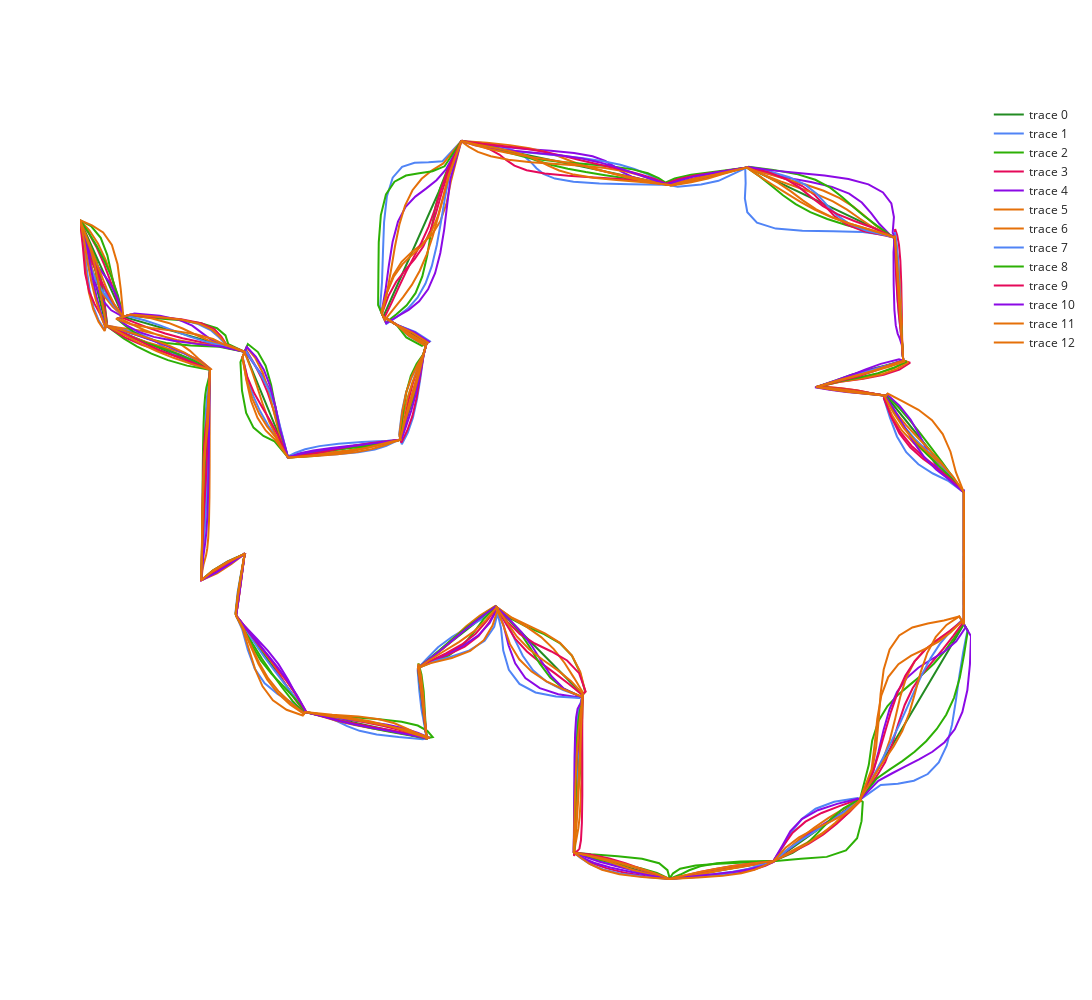

The cell this chart's notebook holds for it:
### Code cell
# Visualise any time slice
fig = go.Figure(data = go.Scatter(
    x = x,
    y = y,
    mode = "lines",
    marker = dict(
        color = 'forestgreen',
        size = 10),
    ))

for s in range(sampled_outlines.shape[0]):
    fig.add_trace(
        go.Scatter(
        x = sampled_outlines[s, 0, :],
        y = sampled_outlines[s, 1, :],
        mode = "lines",
        line = dict(
            color = selected_colors[s],
            width = 2,
            shape = "spline",
            smoothing = 0.0),
        )
    )

fig.update_layout(
    autosize = False,
    width = 1200,
    height = 1000)

# margin
# fig.update_yaxes(range = [y.min() - 1e5, y.max() + 1e5])
# fig.update_xaxes(range = [x.min() - 1e5, x.max() + 1e5])

# remove grid and axis
fig.update_layout(template = "simple_white")
fig.update_xaxes(visible = False)
fig.update_yaxes(visible = False)

fig.show()

### Figure 1 — Plotly figure (JSON) as saved in the notebook; plotly's stock layout.template omitted (floating-point values rounded to 4 significant figures; data arrays with more than 128 entries replaced by an {"elided": "..."} marker saying what was removed)
{"data": [{"marker": {"color": "forestgreen", "size": 10}, "mode": "lines", "type": "scatter", "x": [-2500000, -2250000, -1550000, -1300000, -650000, -500000, -750000, -300000, 900000, 1350000, 2200000, 2250000, 1750000, 2150000, 2600000, 2600000, 2000000, 1500000, 900000, 350000, 400000, -100000, -550000, -500000, -1200000, -1600000, -1550000, -1800000, -1750000, -2350000, -2500000], "y": [1650000, 1100000, 900000, 300000, 400000, 950000, 1100000, 2100000, 1850000, 1950000, 1550000, 850000, 700000, 650000, 100000, -650000, -1650000, -2000000, -2100000, -1950000, -1050000, -550000, -900000, -1300000, -1150000, -600000, -250000, -400000, 800000, 1050000, 1650000]}, {"line": {"color": "#5084F6", "shape": "spline", "smoothing": 0, "width": 2}, "mode": "lines", "type": "scatter", "x": {"elided": "264 float values"}, "y": {"elided": "264 float values"}}, {"line": {"color": "#2CB005", "shape": "spline", "smoothing": 0, "width": 2}, "mode": "lines", "type": "scatter", "x": {"elided": "264 float values"}, "y": {"elided": "264 float values"}}, {"line": {"color": "#E50959", "shape": "spline", "smoothing": 0, "width": 2}, "mode": "lines", "type": "scatter", "x": {"elided": "264 float values"}, "y": {"elided": "264 float values"}}, {"line": {"color": "#8B09E5", "shape": "spline", "smoothing": 0, "width": 2}, "mode": "lines", "type": "scatter", "x": {"elided": "264 float values"}, "y": {"elided": "264 float values"}}, {"line": {"color": "#E57009", "shape": "spline", "smoothing": 0, "width": 2}, "mode": "lines", "type": "scatter", "x": {"elided": "264 float values"}, "y": {"elided": "264 float values"}}, {"line": {"color": "#E57009", "shape": "spline", "smoothing": 0, "width": 2}, "mode": "lines", "type": "scatter", "x": {"elided": "264 float values"}, "y": {"elided": "264 float values"}}, {"line": {"color": "#5084F6", "shape": "spline", "smoothing": 0, "width": 2}, "mode": "lines", "type": "scatter", "x": {"elided": "264 float values"}, "y": {"elided": "264 float values"}}, {"line": {"color": "#2CB005", "shape": "spline", "smoothing": 0, "width": 2}, "mode": "lines", "type": "scatter", "x": {"elided": "264 float values"}, "y": {"elided": "264 float values"}}, {"line": {"color": "#E50959", "shape": "spline", "smoothing": 0, "width": 2}, "mode": "lines", "type": "scatter", "x": {"elided": "264 float values"}, "y": {"elided": "264 float values"}}, {"line": {"color": "#8B09E5", "shape": "spline", "smoothing": 0, "width": 2}, "mode": "lines", "type": "scatter", "x": {"elided": "264 float values"}, "y": {"elided": "264 float values"}}, {"line": {"color": "#E57009", "shape": "spline", "smoothing": 0, "width": 2}, "mode": "lines", "type": "scatter", "x": {"elided": "264 float values"}, "y": {"elided": "264 float values"}}, {"line": {"color": "#E57009", "shape": "spline", "smoothing": 0, "width": 2}, "mode": "lines", "type": "scatter", "x": {"elided": "264 float values"}, "y": {"elided": "264 float values"}}], "layout": {"autosize": false, "height": 1000, "width": 1200, "xaxis": {"visible": false}, "yaxis": {"visible": false}}}
